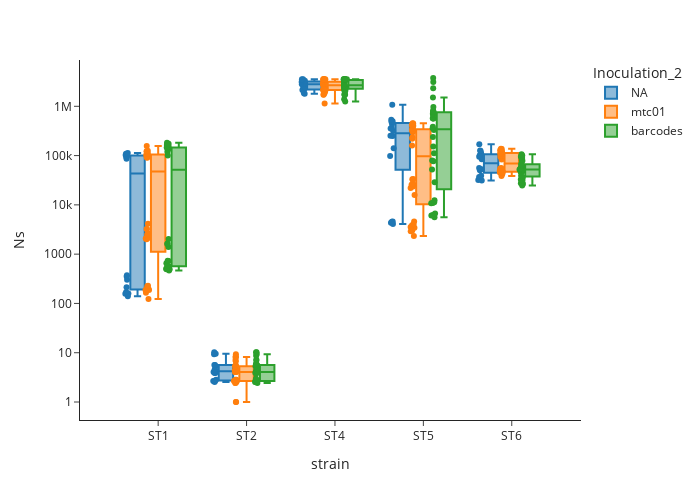

Notebook code for this chart:
### Code cell
df_merge = df_merge.sort_values(['strain', 'CmR'],ascending=True)
df_plot = df_merge.loc[(df_merge['Inoculation']=='barcodes')|(df_merge['Inoculation_2']=='barcodes')]
fig = px.box(df_plot,
                x = 'strain', 
                y = 'Ns',
                color = 'Inoculation_2',
                points = 'all',
                log_y=True,
                template = 'simple_white',
                hover_data=['sample_id'],width = 700,
                height = 500,
                )
fig.show()

def compare_groups_ttest(df, grouping_col, response_col):
    """
    Two-sample t-test for comparing two groups
    """
    groups = df[grouping_col].unique()
    
    if len(groups) == 2:
        group1 = df[df[grouping_col] == groups[0]][response_col].dropna()
        group2 = df[df[grouping_col] == groups[1]][response_col].dropna()
        
        # Perform t-test
        statistic, p_value = stats.ttest_ind(group1, group2)
        
        return {
            'comparison': f'{groups[0]} vs {groups[1]}',
            'statistic': statistic,
            'p_value': p_value,
            'significant': p_value < 0.05
        }
    elif len(groups) > 2:
        # Use ANOVA for >2 groups
        group_data = [df[df[grouping_col] == g][response_col].dropna() for g in groups]
        statistic, p_value = stats.f_oneway(*group_data)
        
        return {
            'comparison': f'{grouping_col} (ANOVA)',
            'statistic': statistic,
            'p_value': p_value,
            'significant': p_value < 0.05
        }

# Example usage:
for strain in df_plot['strain'].unique():
    df_plot = df_plot.sort_values(['CmR'])
    print(strain)
    result = compare_groups_ttest(df_plot[df_plot['strain']==strain], 'Inoculation_2', 'Ns')
    
    for  entry in result.keys():
        print(entry + ": " + str(result[entry]))

### Figure 1 — Plotly figure (JSON) as saved in the notebook; plotly's stock layout.template omitted (floating-point values rounded to 4 significant figures; data arrays with more than 128 entries replaced by an {"elided": "..."} marker saying what was removed)
{"data": [{"alignmentgroup": "True", "boxpoints": "all", "customdata": [["E1"], ["E7"], ["F1"], ["F7"], ["G1"], ["G7"], ["H1"], ["H7"], ["A1"], ["A7"], ["B1"], ["B7"], ["C1"], ["C7"], ["D1"], ["D7"], ["E1"], ["E7"], ["F1"], ["F7"], ["G1"], ["G7"], ["H1"], ["H7"], ["A1"], ["A7"], ["B1"], ["B7"], ["C1"], ["C7"], ["D1"], ["D7"], ["E1"], ["E7"], ["F1"], ["F7"], ["G1"], ["G7"], ["H1"], ["H7"], ["A1"], ["A7"], ["B1"], ["B7"], ["C1"], ["C7"], ["D1"], ["D7"], ["E1"], ["E7"], ["F1"], ["F7"], ["G1"], ["G7"], ["H1"], ["H7"], ["A1"], ["A7"], ["B1"], ["B7"], ["C1"], ["C7"], ["D1"], ["D7"], ["E1"], ["E7"], ["F1"], ["F7"], ["G1"], ["G7"], ["H1"], ["H7"], ["A1"], ["A7"], ["B1"], ["B7"], ["C1"], ["C7"], ["D1"], ["D7"]], "hovertemplate": "Inoculation_2=NA<br>strain=%{x}<br>Ns=%{y}<br>sample_id=%{customdata[0]}<extra></extra>", "legendgroup": "NA", "marker": {"color": "#1F77B4"}, "name": "NA", "notched": false, "offsetgroup": "NA", "orientation": "v", "showlegend": true, "type": "box", "x": ["ST1", "ST1", "ST1", "ST1", "ST1", "ST1", "ST1", "ST1", "ST1", "ST1", "ST1", "ST1", "ST1", "ST1", "ST1", "ST1", "ST2", "ST2", "ST2", "ST2", "ST2", "ST2", "ST2", "ST2", "ST2", "ST2", "ST2", "ST2", "ST2", "ST2", "ST2", "ST2", "ST4", "ST4", "ST4", "ST4", "ST4", "ST4", "ST4", "ST4", "ST4", "ST4", "ST4", "ST4", "ST4", "ST4", "ST4", "ST4", "ST5", "ST5", "ST5", "ST5", "ST5", "ST5", "ST5", "ST5", "ST5", "ST5", "ST5", "ST5", "ST5", "ST5", "ST5", "ST5", "ST6", "ST6", "ST6", "ST6", "ST6", "ST6", "ST6", "ST6", "ST6", "ST6", "ST6", "ST6", "ST6", "ST6", "ST6", "ST6"], "x0": " ", "xaxis": "x", "y": [171.0, 301.0, 159.2, 371.0, 157.7, 351.0, 139.2, 213.5, 103200.0, 112900.0, 93880.0, 86020.0, 99660.0, 108700.0, 95840.0, 99980.0, 2.538, 9.571, 2.667, 9.333, 2.818, 4.077, 2.667, 10.23, 3.857, 4.636, 2.667, 5.615, 5.286, 4.333, 3.857, 5.615, 3120000.0, 2792000.0, 3543000.0, 3262000.0, 3311000.0, 3004000.0, 2818000.0, 2830000.0, 2376000.0, 2433000.0, 1847000.0, 1798000.0, 2246000.0, 2139000.0, 2129000.0, 3543000.0, 4071.0, 248600.0, 4586.0, 314400.0, 4519.0, 98360.0, 4341.0, 140800.0, 483600.0, 437000.0, 365600.0, 252100.0, 531800.0, 355200.0, 499100.0, 1072000.0, 50300.0, 31960.0, 52330.0, 31070.0, 56000.0, 38910.0, 52870.0, 36860.0, 111400.0, 95530.0, 101300.0, 83820.0, 126100.0, 94250.0, 123300.0, 169800.0], "y0": " ", "yaxis": "y"}, {"alignmentgroup": "True", "boxpoints": "all", "customdata": {"elided": "160x1 str values"}, "hovertemplate": "Inoculation_2=mtc01<br>strain=%{x}<br>Ns=%{y}<br>sample_id=%{customdata[0]}<extra></extra>", "legendgroup": "mtc01", "marker": {"color": "#FF7F0E"}, "name": "mtc01", "notched": false, "offsetgroup": "mtc01", "orientation": "v", "showlegend": true, "type": "box", "x": {"elided": "160 str values"}, "x0": " ", "xaxis": "x", "y": {"elided": "160 float values"}, "y0": " ", "yaxis": "y"}, {"alignmentgroup": "True", "boxpoints": "all", "customdata": {"elided": "160x1 str values"}, "hovertemplate": "Inoculation_2=barcodes<br>strain=%{x}<br>Ns=%{y}<br>sample_id=%{customdata[0]}<extra></extra>", "legendgroup": "barcodes", "marker": {"color": "#2CA02C"}, "name": "barcodes", "notched": false, "offsetgroup": "barcodes", "orientation": "v", "showlegend": true, "type": "box", "x": {"elided": "160 str values"}, "x0": " ", "xaxis": "x", "y": {"elided": "160 float values"}, "y0": " ", "yaxis": "y"}], "layout": {"boxmode": "group", "height": 500, "legend": {"title": {"text": "Inoculation_2"}, "tracegroupgap": 0}, "margin": {"t": 60}, "width": 700, "xaxis": {"anchor": "y", "domain": [0, 1], "title": {"text": "strain"}}, "yaxis": {"anchor": "x", "domain": [0, 1], "title": {"text": "Ns"}, "type": "log"}}}
